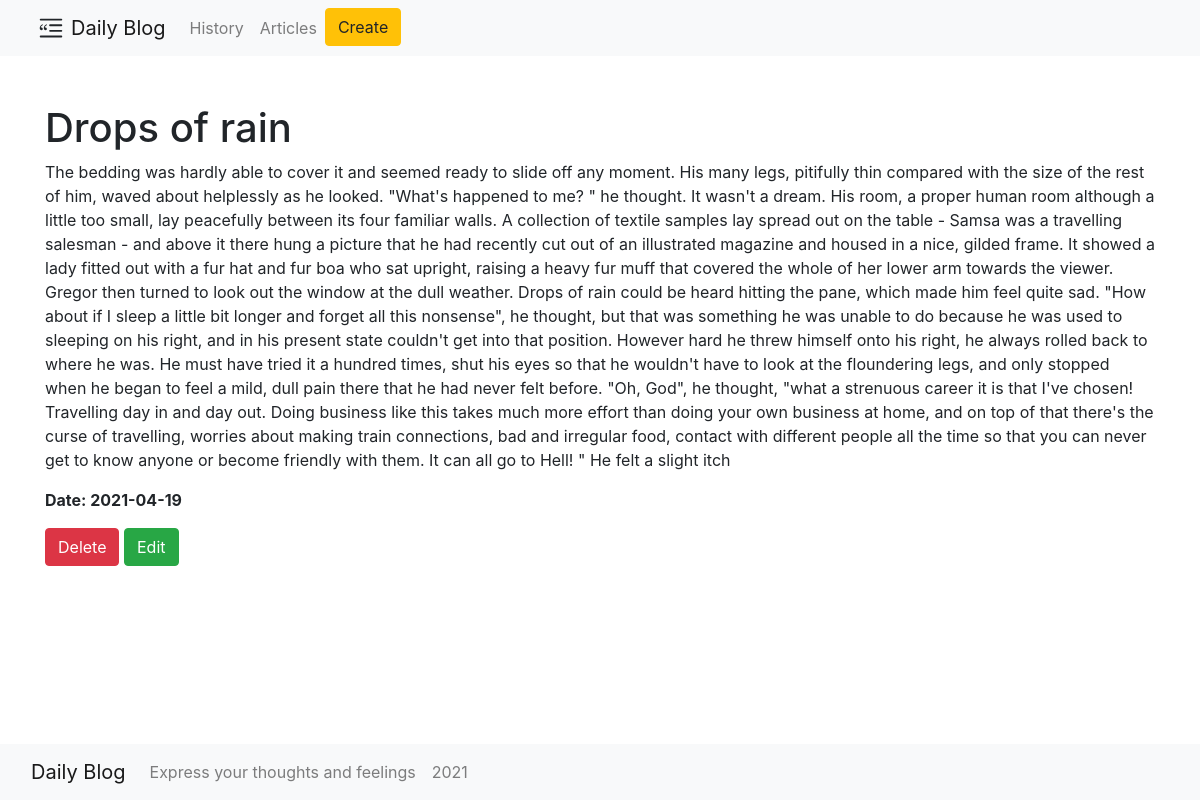
Page /posts/3 on the committed database.
### app.py (models this page shows, shortened)
class Article(db.Model):
    id = db.Column(db.Integer, primary_key=True)
    title = db.Column(db.String(100), nullable=False)
    intro = db.Column(db.String(300), nullable=False)
    text = db.Column(db.Text, nullable=False)
    date = db.Column(db.DateTime, default=datetime.utcnow)

### app.py (the view)
@app.route('/posts/<int:id>')
def post_deteil(id):
    article = Article.query.get(id)
    return render_template("post_detail.html", article=article)

### templates/post_detail.html (shortened to what this page needs)
{% extends 'base.html' %}
{% block body %}
<div class="container py-5 ">
    <h1>{{ article.title }}</h1>
    <div class="alert.alert-info">
        <p>{{ article.text }}</p>
        <p><b>Date: {{ article.date.date() }}</b></p>
        <a href="/posts/{{ article.id }}/del" class="btn btn-danger">Delete</a>
        <a href="/posts/{{ article.id }}/update" class="btn btn-success">Edit</a>
    </div>
</div>
    <br>
{% endblock %}

### rows in the picture
Article: title "Drops of rain", text "The bedding was hardly able to cover it and seemed ready to slide off any moment. His many legs, pitifully thin compared with the size of the rest of him, waved about helplessly as he looked. \"What's happened to me? \" he thought. It wasn't a dream. His room, a proper human room although a little too small, lay peacefully between its four familiar walls. A collection of textile samples lay spread out on the table - Samsa was a travelling salesman - and above it there hung a picture that he had recently cut out of an illustrated magazine and housed in a nice, gilded frame. It showed a lady fitted out with a fur hat and fur boa who sat upright, raising a heavy fur muff that covered the whole…", date "2021-04-19"
